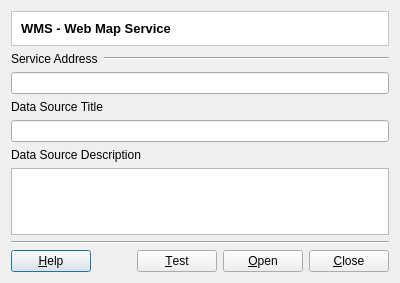
<?xml version="1.0" encoding="UTF-8"?>
<ui version="4.0">
 <class>WMSConnectorDialogForm</class>
 <widget class="QDialog" name="WMSConnectorDialogForm">
  <property name="geometry">
   <rect>
    <x>0</x>
    <y>0</y>
    <width>400</width>
    <height>283</height>
   </rect>
  </property>
  <property name="windowTitle">
   <string>WMS Connector</string>
  </property>
  <layout class="QVBoxLayout" name="verticalLayout" stretch="0,0,0,0,0,0,1,0,0">
   <item>
    <widget class="QFrame" name="frame_2">
     <property name="styleSheet">
      <string notr="true">QWidget { background: white }</string>
     </property>
     <property name="frameShape">
      <enum>QFrame::StyledPanel</enum>
     </property>
     <property name="frameShadow">
      <enum>QFrame::Sunken</enum>
     </property>
     <layout class="QVBoxLayout" name="verticalLayout_5">
      <item>
       <widget class="QLabel" name="m_datasourceTypeTitleLabel">
        <property name="font">
         <font>
          <pointsize>10</pointsize>
          <weight>75</weight>
          <bold>true</bold>
         </font>
        </property>
        <property name="text">
         <string>WMS - Web Map Service</string>
        </property>
       </widget>
      </item>
     </layout>
    </widget>
   </item>
   <item>
    <layout class="QHBoxLayout" name="horizontalLayout" stretch="0,1">
     <item>
      <widget class="QLabel" name="label">
       <property name="text">
        <string>Service Address</string>
       </property>
      </widget>
     </item>
     <item>
      <widget class="Line" name="line">
       <property name="orientation">
        <enum>Qt::Horizontal</enum>
       </property>
      </widget>
     </item>
    </layout>
   </item>
   <item>
    <widget class="QLineEdit" name="m_serverLineEdit"/>
   </item>
   <item>
    <widget class="QLabel" name="label_2">
     <property name="text">
      <string>Data Source Title</string>
     </property>
    </widget>
   </item>
   <item>
    <widget class="QLineEdit" name="m_datasourceTitleLineEdit"/>
   </item>
   <item>
    <widget class="QLabel" name="label_3">
     <property name="text">
      <string>Data Source Description</string>
     </property>
    </widget>
   </item>
   <item>
    <widget class="QTextEdit" name="m_dataSourceDescriptionTextEdit">
     <property name="sizePolicy">
      <sizepolicy hsizetype="Expanding" vsizetype="Minimum">
       <horstretch>0</horstretch>
       <verstretch>0</verstretch>
      </sizepolicy>
     </property>
     <property name="minimumSize">
      <size>
       <width>0</width>
       <height>40</height>
      </size>
     </property>
     <property name="toolTip">
      <string>A more detailed description about the data source</string>
     </property>
    </widget>
   </item>
   <item>
    <widget class="Line" name="line_2">
     <property name="orientation">
      <enum>Qt::Horizontal</enum>
     </property>
    </widget>
   </item>
   <item>
    <layout class="QHBoxLayout" name="horizontalLayout_4" stretch="0,1,0">
     <item>
      <widget class="QPushButton" name="m_helpPushButton">
       <property name="text">
        <string>&amp;Help</string>
       </property>
      </widget>
     </item>
     <item>
      <spacer name="horizontalSpacer">
       <property name="orientation">
        <enum>Qt::Horizontal</enum>
       </property>
       <property name="sizeHint" stdset="0">
        <size>
         <width>40</width>
         <height>20</height>
        </size>
       </property>
      </spacer>
     </item>
     <item>
      <layout class="QHBoxLayout" name="horizontalLayout_3">
       <item>
        <widget class="QPushButton" name="m_testPushButton">
         <property name="text">
          <string>&amp;Test</string>
         </property>
        </widget>
       </item>
       <item>
        <widget class="QPushButton" name="m_openPushButton">
         <property name="text">
          <string>&amp;Open</string>
         </property>
        </widget>
       </item>
       <item>
        <widget class="QPushButton" name="m_closePushButton">
         <property name="text">
          <string>&amp;Close</string>
         </property>
        </widget>
       </item>
      </layout>
     </item>
    </layout>
   </item>
  </layout>
 </widget>
 <tabstops>
  <tabstop>m_serverLineEdit</tabstop>
  <tabstop>m_datasourceTitleLineEdit</tabstop>
  <tabstop>m_dataSourceDescriptionTextEdit</tabstop>
  <tabstop>m_openPushButton</tabstop>
  <tabstop>m_closePushButton</tabstop>
  <tabstop>m_testPushButton</tabstop>
  <tabstop>m_helpPushButton</tabstop>
 </tabstops>
 <resources/>
 <connections>
  <connection>
   <sender>m_closePushButton</sender>
   <signal>pressed()</signal>
   <receiver>WMSConnectorDialogForm</receiver>
   <slot>reject()</slot>
   <hints>
    <hint type="sourcelabel">
     <x>344</x>
     <y>230</y>
    </hint>
    <hint type="destinationlabel">
     <x>117</x>
     <y>222</y>
    </hint>
   </hints>
  </connection>
 </connections>
</ui>
